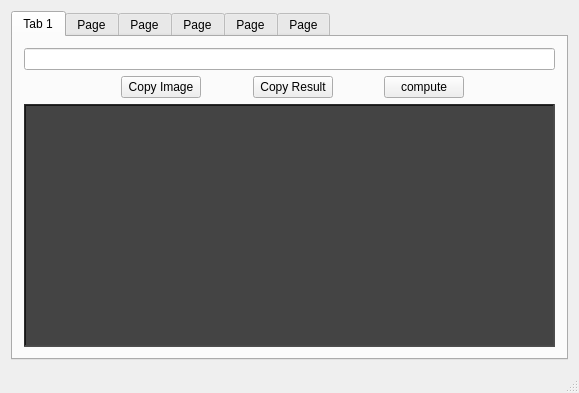
<?xml version="1.0" encoding="UTF-8"?>
<ui version="4.0">
 <class>StrahCalc</class>
 <widget class="QMainWindow" name="StrahCalc">
  <property name="geometry">
   <rect>
    <x>0</x>
    <y>0</y>
    <width>579</width>
    <height>393</height>
   </rect>
  </property>
  <property name="windowTitle">
   <string>LaTeX Render Test</string>
  </property>
  <widget class="QWidget" name="centralWidget">
   <layout class="QGridLayout" name="gridLayout_3">
    <item row="0" column="0">
     <widget class="QTabWidget" name="tabWidget">
      <property name="currentIndex">
       <number>0</number>
      </property>
      <widget class="QWidget" name="calc_t">
       <attribute name="title">
        <string>Tab 1</string>
       </attribute>
       <layout class="QGridLayout" name="gridLayout">
        <item row="1" column="6">
         <spacer name="horizontalSpacer_6">
          <property name="orientation">
           <enum>Qt::Horizontal</enum>
          </property>
          <property name="sizeHint" stdset="0">
           <size>
            <width>0</width>
            <height>20</height>
           </size>
          </property>
         </spacer>
        </item>
        <item row="0" column="0" colspan="10">
         <widget class="QLineEdit" name="eqnInput"/>
        </item>
        <item row="1" column="4">
         <spacer name="horizontalSpacer_3">
          <property name="orientation">
           <enum>Qt::Horizontal</enum>
          </property>
          <property name="sizeHint" stdset="0">
           <size>
            <width>0</width>
            <height>0</height>
           </size>
          </property>
         </spacer>
        </item>
        <item row="1" column="9">
         <spacer name="horizontalSpacer_2">
          <property name="orientation">
           <enum>Qt::Horizontal</enum>
          </property>
          <property name="sizeHint" stdset="0">
           <size>
            <width>0</width>
            <height>0</height>
           </size>
          </property>
         </spacer>
        </item>
        <item row="1" column="8">
         <spacer name="horizontalSpacer_5">
          <property name="orientation">
           <enum>Qt::Horizontal</enum>
          </property>
          <property name="sizeType">
           <enum>QSizePolicy::Expanding</enum>
          </property>
          <property name="sizeHint" stdset="0">
           <size>
            <width>0</width>
            <height>0</height>
           </size>
          </property>
         </spacer>
        </item>
        <item row="1" column="3">
         <widget class="QPushButton" name="clipBtnEq">
          <property name="text">
           <string>Copy Image</string>
          </property>
         </widget>
        </item>
        <item row="1" column="5">
         <widget class="QPushButton" name="clipBtnRes">
          <property name="text">
           <string>Copy Result</string>
          </property>
         </widget>
        </item>
        <item row="2" column="0" colspan="10">
         <widget class="QLabel" name="label">
          <property name="minimumSize">
           <size>
            <width>0</width>
            <height>137</height>
           </size>
          </property>
          <property name="palette">
           <palette>
            <active>
             <colorrole role="Button">
              <brush brushstyle="SolidPattern">
               <color alpha="255">
                <red>68</red>
                <green>68</green>
                <blue>68</blue>
               </color>
              </brush>
             </colorrole>
             <colorrole role="Base">
              <brush brushstyle="SolidPattern">
               <color alpha="255">
                <red>68</red>
                <green>68</green>
                <blue>68</blue>
               </color>
              </brush>
             </colorrole>
             <colorrole role="Window">
              <brush brushstyle="SolidPattern">
               <color alpha="255">
                <red>68</red>
                <green>68</green>
                <blue>68</blue>
               </color>
              </brush>
             </colorrole>
            </active>
            <inactive>
             <colorrole role="Button">
              <brush brushstyle="SolidPattern">
               <color alpha="255">
                <red>68</red>
                <green>68</green>
                <blue>68</blue>
               </color>
              </brush>
             </colorrole>
             <colorrole role="Base">
              <brush brushstyle="SolidPattern">
               <color alpha="255">
                <red>68</red>
                <green>68</green>
                <blue>68</blue>
               </color>
              </brush>
             </colorrole>
             <colorrole role="Window">
              <brush brushstyle="SolidPattern">
               <color alpha="255">
                <red>68</red>
                <green>68</green>
                <blue>68</blue>
               </color>
              </brush>
             </colorrole>
            </inactive>
            <disabled>
             <colorrole role="Button">
              <brush brushstyle="SolidPattern">
               <color alpha="255">
                <red>68</red>
                <green>68</green>
                <blue>68</blue>
               </color>
              </brush>
             </colorrole>
             <colorrole role="Base">
              <brush brushstyle="SolidPattern">
               <color alpha="255">
                <red>68</red>
                <green>68</green>
                <blue>68</blue>
               </color>
              </brush>
             </colorrole>
             <colorrole role="Window">
              <brush brushstyle="SolidPattern">
               <color alpha="255">
                <red>68</red>
                <green>68</green>
                <blue>68</blue>
               </color>
              </brush>
             </colorrole>
            </disabled>
           </palette>
          </property>
          <property name="autoFillBackground">
           <bool>false</bool>
          </property>
          <property name="styleSheet">
           <string notr="true">background-color: rgb(68, 68, 68);</string>
          </property>
          <property name="frameShape">
           <enum>QFrame::WinPanel</enum>
          </property>
          <property name="frameShadow">
           <enum>QFrame::Sunken</enum>
          </property>
          <property name="text">
           <string notr="true"/>
          </property>
          <property name="scaledContents">
           <bool>false</bool>
          </property>
          <property name="margin">
           <number>7</number>
          </property>
         </widget>
        </item>
        <item row="1" column="7">
         <widget class="QPushButton" name="compute">
          <property name="text">
           <string>compute</string>
          </property>
         </widget>
        </item>
        <item row="1" column="1">
         <spacer name="horizontalSpacer_4">
          <property name="orientation">
           <enum>Qt::Horizontal</enum>
          </property>
          <property name="sizeHint" stdset="0">
           <size>
            <width>0</width>
            <height>0</height>
           </size>
          </property>
         </spacer>
        </item>
        <item row="1" column="2">
         <spacer name="horizontalSpacer">
          <property name="orientation">
           <enum>Qt::Horizontal</enum>
          </property>
          <property name="sizeHint" stdset="0">
           <size>
            <width>0</width>
            <height>0</height>
           </size>
          </property>
         </spacer>
        </item>
       </layout>
      </widget>
      <widget class="QWidget" name="calc_adv_t">
       <attribute name="title">
        <string>Page</string>
       </attribute>
       <layout class="QGridLayout" name="gridLayout_2">
        <item row="2" column="0">
         <spacer name="horizontalSpacer_11">
          <property name="orientation">
           <enum>Qt::Horizontal</enum>
          </property>
          <property name="sizeHint" stdset="0">
           <size>
            <width>38</width>
            <height>20</height>
           </size>
          </property>
         </spacer>
        </item>
        <item row="2" column="2" colspan="2">
         <widget class="QPushButton" name="clipBtnEq_adv">
          <property name="text">
           <string>Copy Image</string>
          </property>
         </widget>
        </item>
        <item row="2" column="4">
         <spacer name="horizontalSpacer_13">
          <property name="orientation">
           <enum>Qt::Horizontal</enum>
          </property>
          <property name="sizeHint" stdset="0">
           <size>
            <width>38</width>
            <height>20</height>
           </size>
          </property>
         </spacer>
        </item>
        <item row="2" column="5" colspan="2">
         <widget class="QPushButton" name="clipBtnRes_adv">
          <property name="text">
           <string>Copy Result</string>
          </property>
         </widget>
        </item>
        <item row="2" column="9">
         <spacer name="horizontalSpacer_14">
          <property name="orientation">
           <enum>Qt::Horizontal</enum>
          </property>
          <property name="sizeHint" stdset="0">
           <size>
            <width>38</width>
            <height>20</height>
           </size>
          </property>
         </spacer>
        </item>
        <item row="2" column="10">
         <spacer name="horizontalSpacer_15">
          <property name="orientation">
           <enum>Qt::Horizontal</enum>
          </property>
          <property name="sizeHint" stdset="0">
           <size>
            <width>38</width>
            <height>20</height>
           </size>
          </property>
         </spacer>
        </item>
        <item row="3" column="0" colspan="11">
         <widget class="QLabel" name="label_adv">
          <property name="minimumSize">
           <size>
            <width>0</width>
            <height>137</height>
           </size>
          </property>
          <property name="palette">
           <palette>
            <active>
             <colorrole role="Button">
              <brush brushstyle="SolidPattern">
               <color alpha="255">
                <red>68</red>
                <green>68</green>
                <blue>68</blue>
               </color>
              </brush>
             </colorrole>
             <colorrole role="Base">
              <brush brushstyle="SolidPattern">
               <color alpha="255">
                <red>68</red>
                <green>68</green>
                <blue>68</blue>
               </color>
              </brush>
             </colorrole>
             <colorrole role="Window">
              <brush brushstyle="SolidPattern">
               <color alpha="255">
                <red>68</red>
                <green>68</green>
                <blue>68</blue>
               </color>
              </brush>
             </colorrole>
            </active>
            <inactive>
             <colorrole role="Button">
              <brush brushstyle="SolidPattern">
               <color alpha="255">
                <red>68</red>
                <green>68</green>
                <blue>68</blue>
               </color>
              </brush>
             </colorrole>
             <colorrole role="Base">
              <brush brushstyle="SolidPattern">
               <color alpha="255">
                <red>68</red>
                <green>68</green>
                <blue>68</blue>
               </color>
              </brush>
             </colorrole>
             <colorrole role="Window">
              <brush brushstyle="SolidPattern">
               <color alpha="255">
                <red>68</red>
                <green>68</green>
                <blue>68</blue>
               </color>
              </brush>
             </colorrole>
            </inactive>
            <disabled>
             <colorrole role="Button">
              <brush brushstyle="SolidPattern">
               <color alpha="255">
                <red>68</red>
                <green>68</green>
                <blue>68</blue>
               </color>
              </brush>
             </colorrole>
             <colorrole role="Base">
              <brush brushstyle="SolidPattern">
               <color alpha="255">
                <red>68</red>
                <green>68</green>
                <blue>68</blue>
               </color>
              </brush>
             </colorrole>
             <colorrole role="Window">
              <brush brushstyle="SolidPattern">
               <color alpha="255">
                <red>68</red>
                <green>68</green>
                <blue>68</blue>
               </color>
              </brush>
             </colorrole>
            </disabled>
           </palette>
          </property>
          <property name="autoFillBackground">
           <bool>false</bool>
          </property>
          <property name="styleSheet">
           <string notr="true">background-color: rgb(68, 68, 68);</string>
          </property>
          <property name="frameShape">
           <enum>QFrame::WinPanel</enum>
          </property>
          <property name="frameShadow">
           <enum>QFrame::Sunken</enum>
          </property>
          <property name="text">
           <string notr="true"/>
          </property>
          <property name="scaledContents">
           <bool>false</bool>
          </property>
          <property name="margin">
           <number>7</number>
          </property>
         </widget>
        </item>
        <item row="2" column="7">
         <spacer name="horizontalSpacer_7">
          <property name="orientation">
           <enum>Qt::Horizontal</enum>
          </property>
          <property name="sizeHint" stdset="0">
           <size>
            <width>0</width>
            <height>20</height>
           </size>
          </property>
         </spacer>
        </item>
        <item row="2" column="8">
         <widget class="QPushButton" name="compute_adv">
          <property name="text">
           <string>compute</string>
          </property>
         </widget>
        </item>
        <item row="0" column="0" rowspan="2" colspan="11">
         <widget class="QPlainTextEdit" name="eqnInput_adv"/>
        </item>
        <item row="2" column="1">
         <spacer name="horizontalSpacer_12">
          <property name="orientation">
           <enum>Qt::Horizontal</enum>
          </property>
          <property name="sizeHint" stdset="0">
           <size>
            <width>0</width>
            <height>20</height>
           </size>
          </property>
         </spacer>
        </item>
       </layout>
      </widget>
      <widget class="QWidget" name="calc_plot_t">
       <attribute name="title">
        <string>Page</string>
       </attribute>
       <layout class="QGridLayout" name="gridLayout_16">
        <item row="0" column="0" colspan="7">
         <widget class="QPlainTextEdit" name="eqnInput_plot"/>
        </item>
        <item row="1" column="2">
         <widget class="QPushButton" name="clipBtnEq_plot">
          <property name="text">
           <string>Copy Image</string>
          </property>
         </widget>
        </item>
        <item row="1" column="3">
         <spacer name="horizontalSpacer_30">
          <property name="orientation">
           <enum>Qt::Horizontal</enum>
          </property>
          <property name="sizeHint" stdset="0">
           <size>
            <width>38</width>
            <height>20</height>
           </size>
          </property>
         </spacer>
        </item>
        <item row="1" column="4">
         <widget class="QPushButton" name="compute_plot">
          <property name="text">
           <string>compute</string>
          </property>
         </widget>
        </item>
        <item row="1" column="5">
         <spacer name="horizontalSpacer_27">
          <property name="orientation">
           <enum>Qt::Horizontal</enum>
          </property>
          <property name="sizeHint" stdset="0">
           <size>
            <width>38</width>
            <height>20</height>
           </size>
          </property>
         </spacer>
        </item>
        <item row="1" column="1">
         <spacer name="horizontalSpacer_29">
          <property name="orientation">
           <enum>Qt::Horizontal</enum>
          </property>
          <property name="sizeHint" stdset="0">
           <size>
            <width>38</width>
            <height>20</height>
           </size>
          </property>
         </spacer>
        </item>
        <item row="1" column="6">
         <spacer name="horizontalSpacer_25">
          <property name="orientation">
           <enum>Qt::Horizontal</enum>
          </property>
          <property name="sizeHint" stdset="0">
           <size>
            <width>38</width>
            <height>20</height>
           </size>
          </property>
         </spacer>
        </item>
        <item row="1" column="0">
         <spacer name="horizontalSpacer_26">
          <property name="orientation">
           <enum>Qt::Horizontal</enum>
          </property>
          <property name="sizeHint" stdset="0">
           <size>
            <width>38</width>
            <height>20</height>
           </size>
          </property>
         </spacer>
        </item>
        <item row="2" column="0" colspan="7">
         <widget class="QLabel" name="label_plot">
          <property name="minimumSize">
           <size>
            <width>0</width>
            <height>137</height>
           </size>
          </property>
          <property name="palette">
           <palette>
            <active>
             <colorrole role="Button">
              <brush brushstyle="SolidPattern">
               <color alpha="255">
                <red>68</red>
                <green>68</green>
                <blue>68</blue>
               </color>
              </brush>
             </colorrole>
             <colorrole role="Base">
              <brush brushstyle="SolidPattern">
               <color alpha="255">
                <red>68</red>
                <green>68</green>
                <blue>68</blue>
               </color>
              </brush>
             </colorrole>
             <colorrole role="Window">
              <brush brushstyle="SolidPattern">
               <color alpha="255">
                <red>68</red>
                <green>68</green>
                <blue>68</blue>
               </color>
              </brush>
             </colorrole>
            </active>
            <inactive>
             <colorrole role="Button">
              <brush brushstyle="SolidPattern">
               <color alpha="255">
                <red>68</red>
                <green>68</green>
                <blue>68</blue>
               </color>
              </brush>
             </colorrole>
             <colorrole role="Base">
              <brush brushstyle="SolidPattern">
               <color alpha="255">
                <red>68</red>
                <green>68</green>
                <blue>68</blue>
               </color>
              </brush>
             </colorrole>
             <colorrole role="Window">
              <brush brushstyle="SolidPattern">
               <color alpha="255">
                <red>68</red>
                <green>68</green>
                <blue>68</blue>
               </color>
              </brush>
             </colorrole>
            </inactive>
            <disabled>
             <colorrole role="Button">
              <brush brushstyle="SolidPattern">
               <color alpha="255">
                <red>68</red>
                <green>68</green>
                <blue>68</blue>
               </color>
              </brush>
             </colorrole>
             <colorrole role="Base">
              <brush brushstyle="SolidPattern">
               <color alpha="255">
                <red>68</red>
                <green>68</green>
                <blue>68</blue>
               </color>
              </brush>
             </colorrole>
             <colorrole role="Window">
              <brush brushstyle="SolidPattern">
               <color alpha="255">
                <red>68</red>
                <green>68</green>
                <blue>68</blue>
               </color>
              </brush>
             </colorrole>
            </disabled>
           </palette>
          </property>
          <property name="autoFillBackground">
           <bool>false</bool>
          </property>
          <property name="styleSheet">
           <string notr="true">background-color: rgb(68, 68, 68);</string>
          </property>
          <property name="frameShape">
           <enum>QFrame::WinPanel</enum>
          </property>
          <property name="frameShadow">
           <enum>QFrame::Sunken</enum>
          </property>
          <property name="text">
           <string notr="true"/>
          </property>
          <property name="scaledContents">
           <bool>false</bool>
          </property>
          <property name="margin">
           <number>7</number>
          </property>
         </widget>
        </item>
       </layout>
      </widget>
      <widget class="QWidget" name="varList_t">
       <attribute name="title">
        <string>Page</string>
       </attribute>
       <layout class="QGridLayout" name="gridLayout_5">
        <item row="0" column="0">
         <layout class="QGridLayout" name="gridLayout_4"/>
        </item>
       </layout>
      </widget>
      <widget class="QWidget" name="constList_t">
       <attribute name="title">
        <string>Page</string>
       </attribute>
       <layout class="QGridLayout" name="gridLayout_7">
        <item row="0" column="0">
         <layout class="QGridLayout" name="gridLayout_6"/>
        </item>
       </layout>
      </widget>
      <widget class="QWidget" name="history_t">
       <attribute name="title">
        <string>Page</string>
       </attribute>
       <layout class="QGridLayout" name="gridLayout_8">
        <item row="0" column="0">
         <widget class="QListWidget" name="history_ls"/>
        </item>
       </layout>
      </widget>
     </widget>
    </item>
   </layout>
  </widget>
  <widget class="QMenuBar" name="menuBar">
   <property name="geometry">
    <rect>
     <x>0</x>
     <y>0</y>
     <width>579</width>
     <height>29</height>
    </rect>
   </property>
  </widget>
  <widget class="QStatusBar" name="statusBar">
   <property name="minimumSize">
    <size>
     <width>0</width>
     <height>0</height>
    </size>
   </property>
  </widget>
 </widget>
 <layoutdefault spacing="6" margin="11"/>
 <resources/>
 <connections/>
</ui>
